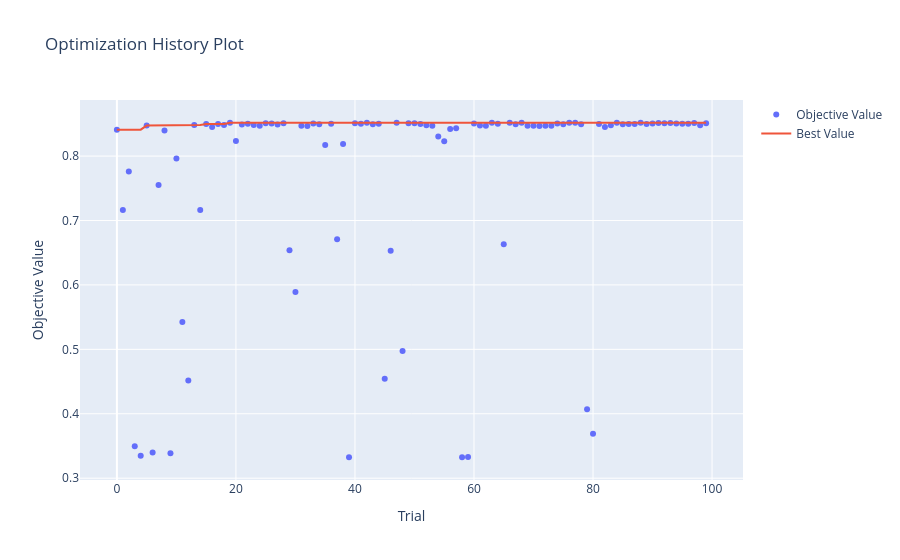

The notebook cell saved with this chart:
### Code cell
# 1. Plot optimization history
fig_hist = plot_optimization_history(study)
fig_hist.show()
